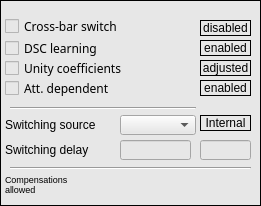
   <widget class="caFrame" name="caframe_4">
    <property name="geometry">
     <rect>
      <x>255</x>
      <y>15</y>
      <width>261</width>
      <height>206</height>
     </rect>
    </property>
    <property name="styleSheet">
     <string notr="true">background-color: rgb(231, 231, 231);</string>
    </property>
    <property name="frameShape">
     <enum>QFrame::Box</enum>
    </property>
    <property name="frameShadow">
     <enum>QFrame::Plain</enum>
    </property>
    <property name="lineWidth">
     <number>1</number>
    </property>
    <property name="midLineWidth">
     <number>1</number>
    </property>
    <property name="background">
     <color>
      <red>0</red>
      <green>0</green>
      <blue>0</blue>
     </color>
    </property>
    <property name="backgroundMode">
     <enum>caFrame::Filled</enum>
    </property>
    <widget class="Line" name="line_12">
     <property name="geometry">
      <rect>
       <x>10</x>
       <y>100</y>
       <width>186</width>
       <height>16</height>
      </rect>
     </property>
     <property name="orientation">
      <enum>Qt::Horizontal</enum>
     </property>
    </widget>
    <widget class="caToggleButton" name="att_dependent">
     <property name="geometry">
      <rect>
       <x>5</x>
       <y>80</y>
       <width>151</width>
       <height>16</height>
      </rect>
     </property>
     <property name="font">
      <font>
       <family>Sans Serif</family>
       <pointsize>9</pointsize>
      </font>
     </property>
     <property name="layoutDirection">
      <enum>Qt::LeftToRight</enum>
     </property>
     <property name="text">
      <string>Att. dependent</string>
     </property>
     <property name="channel" stdset="0">
      <string notr="true">$(BPM):dsc:coeff:att_dependent_sp</string>
     </property>
     <property name="trueValue">
      <string>1</string>
     </property>
     <property name="falseValue">
      <string>0</string>
     </property>
    </widget>
    <widget class="caToggleButton" name="dsc_learning_enabled">
     <property name="geometry">
      <rect>
       <x>5</x>
       <y>40</y>
       <width>151</width>
       <height>16</height>
      </rect>
     </property>
     <property name="font">
      <font>
       <family>Sans Serif</family>
       <pointsize>9</pointsize>
      </font>
     </property>
     <property name="layoutDirection">
      <enum>Qt::LeftToRight</enum>
     </property>
     <property name="text">
      <string>DSC learning</string>
     </property>
     <property name="channel" stdset="0">
      <string notr="true">$(BPM):dsc:coeff:adjust_sp</string>
     </property>
    </widget>
    <widget class="caToggleButton" name="switching_enabled">
     <property name="geometry">
      <rect>
       <x>5</x>
       <y>18</y>
       <width>151</width>
       <height>16</height>
      </rect>
     </property>
     <property name="font">
      <font>
       <family>Sans Serif</family>
       <pointsize>9</pointsize>
      </font>
     </property>
     <property name="layoutDirection">
      <enum>Qt::LeftToRight</enum>
     </property>
     <property name="text">
      <string>Cross-bar switch</string>
     </property>
     <property name="channel" stdset="0">
      <string notr="true">$(BPM):switching:enable_sp</string>
     </property>
    </widget>
    <widget class="caToggleButton" name="dsc_unity_coefficients">
     <property name="geometry">
      <rect>
       <x>5</x>
       <y>60</y>
       <width>151</width>
       <height>16</height>
      </rect>
     </property>
     <property name="font">
      <font>
       <family>Sans Serif</family>
       <pointsize>9</pointsize>
      </font>
     </property>
     <property name="layoutDirection">
      <enum>Qt::LeftToRight</enum>
     </property>
     <property name="text">
      <string>Unity coefficients</string>
     </property>
     <property name="channel" stdset="0">
      <string notr="true">$(BPM):dsc:coeff:type_sp</string>
     </property>
     <property name="trueValue">
      <string>0</string>
     </property>
     <property name="falseValue">
      <string>1</string>
     </property>
    </widget>
    <widget class="caRelatedDisplay" name="crossbar_switch_info">
     <property name="geometry">
      <rect>
       <x>130</x>
       <y>20</y>
       <width>26</width>
       <height>16</height>
      </rect>
     </property>
     <property name="font">
      <font>
       <family>Sans Serif</family>
      </font>
     </property>
     <property name="background">
      <color>
       <red>170</red>
       <green>255</green>
       <blue>127</blue>
      </color>
     </property>
     <property name="labels">
      <string notr="true">?</string>
     </property>
     <property name="files">
      <string notr="true">crossbar_switch</string>
     </property>
     <property name="args">
      <string notr="true">BPM=$(BPM)</string>
     </property>
     <property name="fontScaleMode">
      <enum>EPushButton::WidthAndHeight</enum>
     </property>
    </widget>
    <widget class="QLabel" name="label_26">
     <property name="geometry">
      <rect>
       <x>5</x>
       <y>115</y>
       <width>116</width>
       <height>20</height>
      </rect>
     </property>
     <property name="font">
      <font>
       <pointsize>9</pointsize>
      </font>
     </property>
     <property name="text">
      <string>Switching source</string>
     </property>
    </widget>
    <widget class="caMenu" name="switching_source">
     <property name="geometry">
      <rect>
       <x>120</x>
       <y>115</y>
       <width>76</width>
       <height>20</height>
      </rect>
     </property>
     <property name="font">
      <font>
       <family>Sans Serif</family>
       <pointsize>8</pointsize>
      </font>
     </property>
     <property name="autoFillBackground">
      <bool>false</bool>
     </property>
     <property name="styleSheet">
      <string notr="true">color: rgb(0, 0, 0);</string>
     </property>
     <property name="channel" stdset="0">
      <string notr="true">$(BPM):switching:source_sp</string>
     </property>
     <property name="colorMode">
      <enum>caMenu::Static</enum>
     </property>
     <property name="background">
      <color>
       <red>230</red>
       <green>230</green>
       <blue>230</blue>
      </color>
     </property>
    </widget>
    <widget class="QLabel" name="label_27">
     <property name="geometry">
      <rect>
       <x>5</x>
       <y>140</y>
       <width>121</width>
       <height>20</height>
      </rect>
     </property>
     <property name="font">
      <font>
       <pointsize>9</pointsize>
      </font>
     </property>
     <property name="text">
      <string>Switching delay</string>
     </property>
    </widget>
    <widget class="caTextEntry" name="switching_delay">
     <property name="geometry">
      <rect>
       <x>120</x>
       <y>140</y>
       <width>71</width>
       <height>20</height>
      </rect>
     </property>
     <property name="font">
      <font>
       <family>Arial</family>
       <pointsize>10</pointsize>
      </font>
     </property>
     <property name="alignment">
      <set>Qt::AlignRight|Qt::AlignTrailing|Qt::AlignVCenter</set>
     </property>
     <property name="channel" stdset="0">
      <string notr="true">$(BPM):switching:delay_sp</string>
     </property>
     <property name="foreground">
      <color>
       <red>170</red>
       <green>0</green>
       <blue>0</blue>
      </color>
     </property>
     <property name="background">
      <color>
       <red>255</red>
       <green>255</green>
       <blue>127</blue>
      </color>
     </property>
     <property name="colorMode">
      <enum>caLineEdit::Static</enum>
     </property>
     <property name="fontScaleMode">
      <enum>caLineEdit::WidthAndHeight</enum>
     </property>
    </widget>
    <widget class="caRelatedDisplay" name="carelateddisplay_3">
     <property name="geometry">
      <rect>
       <x>190</x>
       <y>175</y>
       <width>66</width>
       <height>21</height>
      </rect>
     </property>
     <property name="font">
      <font>
       <family>Sans Serif</family>
       <pointsize>10</pointsize>
      </font>
     </property>
     <property name="background">
      <color>
       <red>252</red>
       <green>220</green>
       <blue>123</blue>
      </color>
     </property>
     <property name="labels">
      <string notr="true">Advanced</string>
     </property>
     <property name="files">
      <string notr="true">dsc_details</string>
     </property>
     <property name="args">
      <string notr="true">BPM=$(BPM)</string>
     </property>
     <property name="fontScaleMode">
      <enum>EPushButton::WidthAndHeight</enum>
     </property>
    </widget>
    <widget class="Line" name="line_13">
     <property name="geometry">
      <rect>
       <x>10</x>
       <y>160</y>
       <width>241</width>
       <height>16</height>
      </rect>
     </property>
     <property name="orientation">
      <enum>Qt::Horizontal</enum>
     </property>
    </widget>
    <widget class="caLed" name="caled">
     <property name="geometry">
      <rect>
       <x>95</x>
       <y>175</y>
       <width>16</width>
       <height>16</height>
      </rect>
     </property>
     <property name="linearGradient">
      <bool>false</bool>
     </property>
     <property name="scaleContents">
      <bool>true</bool>
     </property>
     <property name="channel" stdset="0">
      <string notr="true">DSCOK</string>
     </property>
     <property name="falseColor">
      <color>
       <red>0</red>
       <green>170</green>
       <blue>0</blue>
      </color>
     </property>
     <property name="trueValue">
      <string>1</string>
     </property>
    </widget>
    <widget class="QLabel" name="label_29">
     <property name="geometry">
      <rect>
       <x>5</x>
       <y>174</y>
       <width>81</width>
       <height>21</height>
      </rect>
     </property>
     <property name="font">
      <font>
       <pointsize>7</pointsize>
      </font>
     </property>
     <property name="text">
      <string>Compensations
allowed</string>
     </property>
    </widget>
    <widget class="caCalc" name="cacalc_5">
     <property name="geometry">
      <rect>
       <x>125</x>
       <y>165</y>
       <width>1</width>
       <height>1</height>
      </rect>
     </property>
     <property name="variable">
      <string notr="true">DSCOK</string>
     </property>
     <property name="calc">
      <string notr="true">A&lt;B</string>
     </property>
     <property name="channel" stdset="0">
      <string notr="true">$(BPM):dsc:tolerance_thr</string>
     </property>
     <property name="channelB">
      <string notr="true">$(BPM):dsc:tolerance_curr</string>
     </property>
    </widget>
    <widget class="caLabel" name="calabel_7">
     <property name="geometry">
      <rect>
       <x>200</x>
       <y>20</y>
       <width>51</width>
       <height>16</height>
      </rect>
     </property>
     <property name="frameShape">
      <enum>QFrame::Box</enum>
     </property>
     <property name="text">
      <string>enabled</string>
     </property>
     <property name="alignment">
      <set>Qt::AlignCenter</set>
     </property>
     <property name="background">
      <color>
       <red>170</red>
       <green>255</green>
       <blue>127</blue>
      </color>
     </property>
     <property name="visibility">
      <enum>caLabel::IfNotZero</enum>
     </property>
     <property name="channel" stdset="0">
      <string notr="true">$(BPM):switching:enable_mon</string>
     </property>
    </widget>
    <widget class="caLabel" name="calabel_8">
     <property name="geometry">
      <rect>
       <x>200</x>
       <y>20</y>
       <width>51</width>
       <height>16</height>
      </rect>
     </property>
     <property name="frameShape">
      <enum>QFrame::Box</enum>
     </property>
     <property name="text">
      <string>disabled</string>
     </property>
     <property name="alignment">
      <set>Qt::AlignCenter</set>
     </property>
     <property name="background">
      <color>
       <red>254</red>
       <green>217</green>
       <blue>188</blue>
      </color>
     </property>
     <property name="visibility">
      <enum>caLabel::IfZero</enum>
     </property>
     <property name="channel" stdset="0">
      <string notr="true">$(BPM):switching:enable_mon</string>
     </property>
    </widget>
    <widget class="caLabel" name="calabel_9">
     <property name="geometry">
      <rect>
       <x>200</x>
       <y>40</y>
       <width>51</width>
       <height>16</height>
      </rect>
     </property>
     <property name="frameShape">
      <enum>QFrame::Box</enum>
     </property>
     <property name="text">
      <string>disabled</string>
     </property>
     <property name="alignment">
      <set>Qt::AlignCenter</set>
     </property>
     <property name="background">
      <color>
       <red>254</red>
       <green>217</green>
       <blue>188</blue>
      </color>
     </property>
     <property name="visibility">
      <enum>caLabel::IfZero</enum>
     </property>
     <property name="channel" stdset="0">
      <string notr="true">$(BPM):dsc:coeff:adjust_mon</string>
     </property>
    </widget>
    <widget class="caLabel" name="calabel_10">
     <property name="geometry">
      <rect>
       <x>200</x>
       <y>40</y>
       <width>51</width>
       <height>16</height>
      </rect>
     </property>
     <property name="frameShape">
      <enum>QFrame::Box</enum>
     </property>
     <property name="text">
      <string>enabled</string>
     </property>
     <property name="alignment">
      <set>Qt::AlignCenter</set>
     </property>
     <property name="background">
      <color>
       <red>170</red>
       <green>255</green>
       <blue>127</blue>
      </color>
     </property>
     <property name="visibility">
      <enum>caLabel::IfNotZero</enum>
     </property>
     <property name="channel" stdset="0">
      <string notr="true">$(BPM):dsc:coeff:adjust_mon</string>
     </property>
    </widget>
    <widget class="caLabel" name="calabel_11">
     <property name="geometry">
      <rect>
       <x>200</x>
       <y>60</y>
       <width>51</width>
       <height>16</height>
      </rect>
     </property>
     <property name="frameShape">
      <enum>QFrame::Box</enum>
     </property>
     <property name="text">
      <string>unity</string>
     </property>
     <property name="alignment">
      <set>Qt::AlignCenter</set>
     </property>
     <property name="background">
      <color>
       <red>254</red>
       <green>217</green>
       <blue>188</blue>
      </color>
     </property>
     <property name="visibility">
      <enum>caLabel::IfZero</enum>
     </property>
     <property name="channel" stdset="0">
      <string notr="true">$(BPM):dsc:coeff:type_mon</string>
     </property>
    </widget>
    <widget class="caLabel" name="calabel_12">
     <property name="geometry">
      <rect>
       <x>200</x>
       <y>60</y>
       <width>51</width>
       <height>16</height>
      </rect>
     </property>
     <property name="frameShape">
      <enum>QFrame::Box</enum>
     </property>
     <property name="text">
      <string>adjusted</string>
     </property>
     <property name="alignment">
      <set>Qt::AlignCenter</set>
     </property>
     <property name="background">
      <color>
       <red>170</red>
       <green>255</green>
       <blue>127</blue>
      </color>
     </property>
     <property name="visibility">
      <enum>caLabel::IfNotZero</enum>
     </property>
     <property name="channel" stdset="0">
      <string notr="true">$(BPM):dsc:coeff:type_mon</string>
     </property>
    </widget>
    <widget class="caLabel" name="calabel_14">
     <property name="geometry">
      <rect>
       <x>200</x>
       <y>80</y>
       <width>51</width>
       <height>16</height>
      </rect>
     </property>
     <property name="frameShape">
      <enum>QFrame::Box</enum>
     </property>
     <property name="text">
      <string>disabled</string>
     </property>
     <property name="alignment">
      <set>Qt::AlignCenter</set>
     </property>
     <property name="background">
      <color>
       <red>170</red>
       <green>255</green>
       <blue>0</blue>
      </color>
     </property>
     <property name="visibility">
      <enum>caLabel::Calc</enum>
     </property>
     <property name="channel" stdset="0">
      <string notr="true">$(BPM):dsc:coeff:att_dependent_mon</string>
     </property>
    </widget>
    <widget class="caLabel" name="calabel_13">
     <property name="geometry">
      <rect>
       <x>200</x>
       <y>80</y>
       <width>51</width>
       <height>16</height>
      </rect>
     </property>
     <property name="frameShape">
      <enum>QFrame::Box</enum>
     </property>
     <property name="text">
      <string>enabled</string>
     </property>
     <property name="alignment">
      <set>Qt::AlignCenter</set>
     </property>
     <property name="background">
      <color>
       <red>254</red>
       <green>217</green>
       <blue>188</blue>
      </color>
     </property>
     <property name="visibility">
      <enum>caLabel::IfNotZero</enum>
     </property>
     <property name="channel" stdset="0">
      <string notr="true">$(BPM):dsc:coeff:att_dependent_mon</string>
     </property>
    </widget>
    <widget class="caLabel" name="calabel_16">
     <property name="geometry">
      <rect>
       <x>200</x>
       <y>115</y>
       <width>51</width>
       <height>16</height>
      </rect>
     </property>
     <property name="frameShape">
      <enum>QFrame::Box</enum>
     </property>
     <property name="text">
      <string>External</string>
     </property>
     <property name="alignment">
      <set>Qt::AlignCenter</set>
     </property>
     <property name="background">
      <color>
       <red>255</red>
       <green>255</green>
       <blue>255</blue>
      </color>
     </property>
     <property name="visibility">
      <enum>caLabel::IfNotZero</enum>
     </property>
     <property name="channel" stdset="0">
      <string notr="true">$(BPM):switching:source_mon</string>
     </property>
    </widget>
    <widget class="caLabel" name="calabel_15">
     <property name="geometry">
      <rect>
       <x>200</x>
       <y>115</y>
       <width>51</width>
       <height>16</height>
      </rect>
     </property>
     <property name="frameShape">
      <enum>QFrame::Box</enum>
     </property>
     <property name="text">
      <string>Internal</string>
     </property>
     <property name="alignment">
      <set>Qt::AlignCenter</set>
     </property>
     <property name="background">
      <color>
       <red>255</red>
       <green>255</green>
       <blue>255</blue>
      </color>
     </property>
     <property name="visibility">
      <enum>caLabel::IfZero</enum>
     </property>
     <property name="channel" stdset="0">
      <string notr="true">$(BPM):switching:source_mon</string>
     </property>
    </widget>
    <widget class="caLineEdit" name="calineedit_25">
     <property name="geometry">
      <rect>
       <x>200</x>
       <y>140</y>
       <width>51</width>
       <height>20</height>
      </rect>
     </property>
     <property name="font">
      <font>
       <family>Sans Serif</family>
       <pointsize>10</pointsize>
      </font>
     </property>
     <property name="alignment">
      <set>Qt::AlignCenter</set>
     </property>
     <property name="readOnly">
      <bool>true</bool>
     </property>
     <property name="channel" stdset="0">
      <string notr="true">$(BPM):switching:delay_mon</string>
     </property>
     <property name="foreground">
      <color>
       <red>0</red>
       <green>0</green>
       <blue>0</blue>
      </color>
     </property>
     <property name="background">
      <color>
       <red>255</red>
       <green>255</green>
       <blue>255</blue>
      </color>
     </property>
     <property name="colorMode">
      <enum>caLineEdit::Static</enum>
     </property>
     <property name="frameLineWidth" stdset="0">
      <number>1</number>
     </property>
     <property name="fontScaleMode">
      <enum>caLineEdit::WidthAndHeight</enum>
     </property>
     <property name="unitsEnabled">
      <bool>true</bool>
     </property>
    </widget>
   </widget>
